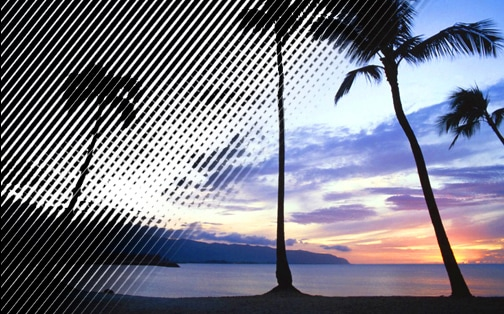
#> input picture image Processing/images/image.jpg, 504 x 314 px
$ python img_rotation.py
#> lines starting #> are read from the running program, lines starting #| are printed output that depends on the picture
from skimage import io,transform,filters
from matplotlib import pyplot as plt


#----------------open image------------------------
img = io.imread("images/image.jpg")
#> img is the input picture: shape (314, 504, 3); mean R, G, B 122.2, 123.1, 136.9
img2 = io.imread("images/image.jpg", as_gray=True)
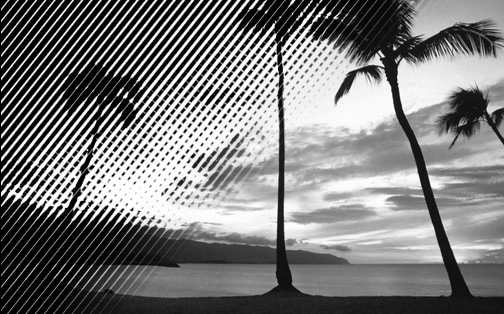
#> img2: shape (314, 504) float64; min 0, max 1, mean 0.486

#------------Processing - Rotation-----------------
img_90 = transform.rotate(img, 90)
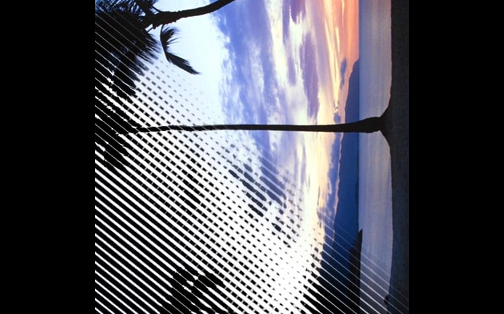
#> img_90: shape (314, 504, 3) float64; mean R, G, B 0.332, 0.334, 0.366
img_180 = transform.rotate(img, 180)
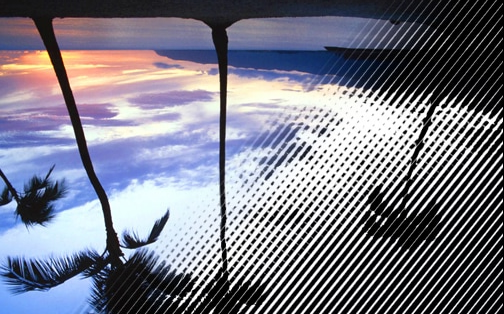
#> img_180: shape (314, 504, 3) float64; mean R, G, B 0.479, 0.483, 0.537
img_270 = transform.rotate(img, 270)
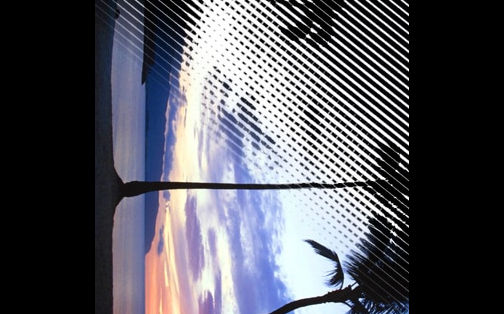
#> img_270: shape (314, 504, 3) float64; mean R, G, B 0.332, 0.334, 0.366
img_360 = transform.rotate(img, 360)

#--------------edge Detection----------------------
img_rob = filters.roberts(img2)
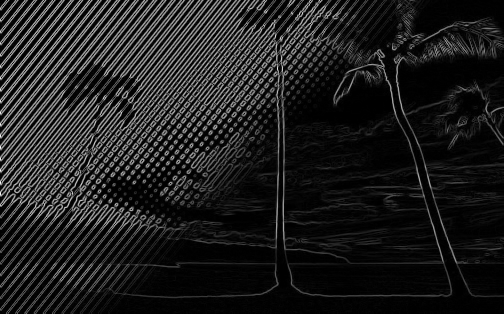
#> img_rob: shape (314, 504) float64; min 0, max 0.999, mean 0.123
img_sob = filters.sobel(img2)
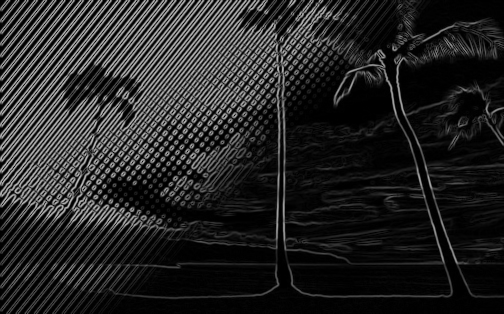
#> img_sob: shape (314, 504) float64; min 0, max 0.741, mean 0.148

#-------------plotting image------------------------
plt.subplot(321)
plt.title("90 degre")
plt.imshow(img_90)
plt.subplot(322)
plt.title("180 degre")
plt.imshow(img_180)
plt.subplot(323)
plt.title("270 degre")
plt.imshow(img_270)
plt.subplot(324)
plt.title("360 degre")
plt.imshow(img_360)


plt.subplots_adjust(top=1.5, bottom=0.08, left=0.10, right=.95, hspace=0.25,wspace=0.35)

$ run again, with image Processing/images/black_ball2.jpg copied over image Processing/images/image.jpg
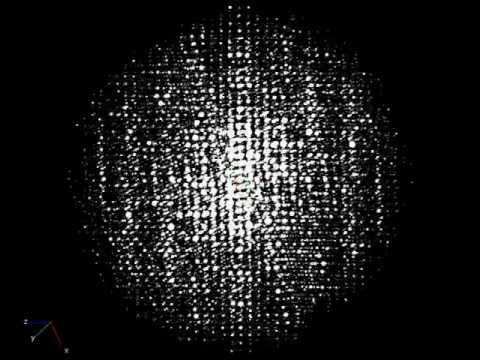
#> input picture image Processing/images/black_ball2.jpg, 480 x 360 px
#> img is the input picture: shape (360, 480, 3); mean R, G, B 28.9, 28.9, 28.8
#> `img_270 = transform.rotate(img, 270)`:
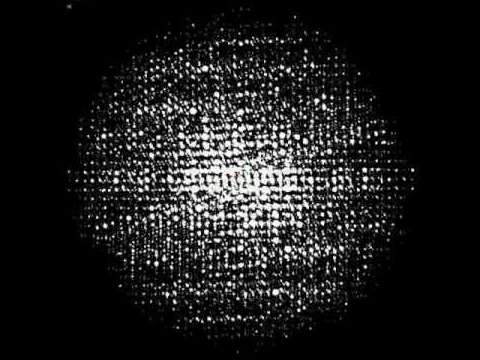
#> img_270: shape (360, 480, 3) float64; mean R, G, B 0.113, 0.113, 0.113
#> `img_sob = filters.sobel(img2)`:
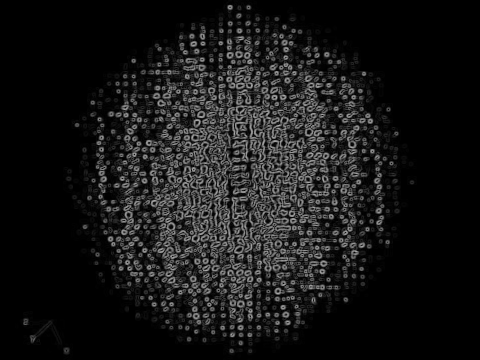
#> img_sob: shape (360, 480) float64; min 0, max 0.672, mean 0.0895
